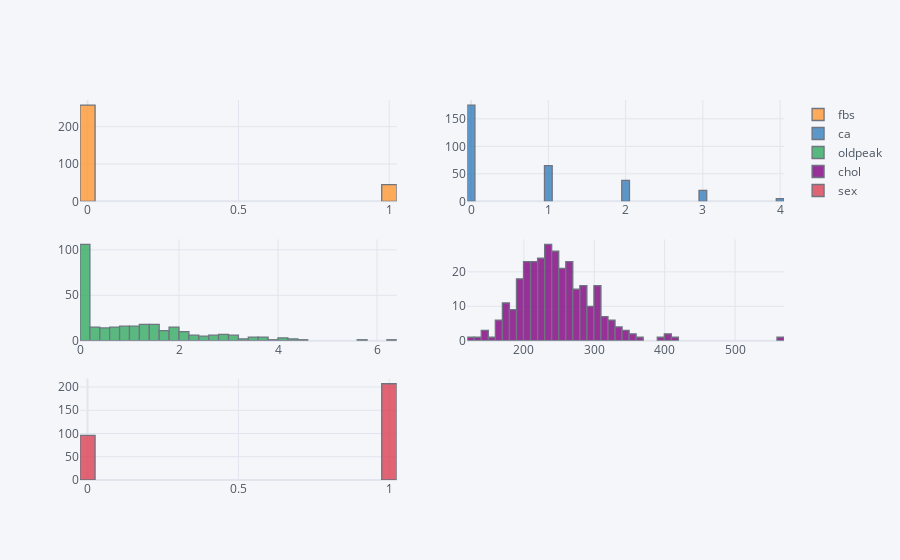

The notebook cell saved with this chart:
### Code cell
df0[skew_cols.index].iplot(kind='histogram',subplots=True,bins=50)

### Figure 1 — Plotly figure (JSON) as saved in the notebook; plotly's stock layout.template omitted (floating-point values rounded to 4 significant figures; data arrays with more than 128 entries replaced by an {"elided": "..."} marker saying what was removed)
{"data": [{"histfunc": "count", "histnorm": "", "marker": {"color": "rgba(255, 153, 51, 1.0)", "line": {"color": "#4D5663", "width": 1.3}}, "name": "fbs", "nbinsx": 50, "opacity": 0.8, "orientation": "v", "type": "histogram", "x": {"elided": "303 int values"}, "xaxis": "x", "yaxis": "y"}, {"histfunc": "count", "histnorm": "", "marker": {"color": "rgba(55, 128, 191, 1.0)", "line": {"color": "#4D5663", "width": 1.3}}, "name": "ca", "nbinsx": 50, "opacity": 0.8, "orientation": "v", "type": "histogram", "x": {"elided": "303 int values"}, "xaxis": "x2", "yaxis": "y2"}, {"histfunc": "count", "histnorm": "", "marker": {"color": "rgba(50, 171, 96, 1.0)", "line": {"color": "#4D5663", "width": 1.3}}, "name": "oldpeak", "nbinsx": 50, "opacity": 0.8, "orientation": "v", "type": "histogram", "x": {"elided": "303 float values"}, "xaxis": "x3", "yaxis": "y3"}, {"histfunc": "count", "histnorm": "", "marker": {"color": "rgba(128, 0, 128, 1.0)", "line": {"color": "#4D5663", "width": 1.3}}, "name": "chol", "nbinsx": 50, "opacity": 0.8, "orientation": "v", "type": "histogram", "x": {"elided": "303 int values"}, "xaxis": "x4", "yaxis": "y4"}, {"histfunc": "count", "histnorm": "", "marker": {"color": "rgba(219, 64, 82, 1.0)", "line": {"color": "#4D5663", "width": 1.3}}, "name": "sex", "nbinsx": 50, "opacity": 0.8, "orientation": "v", "type": "histogram", "x": {"elided": "303 int values"}, "xaxis": "x5", "yaxis": "y5"}], "layout": {"barmode": "overlay", "legend": {"bgcolor": "#F5F6F9", "font": {"color": "#4D5663"}}, "paper_bgcolor": "#F5F6F9", "plot_bgcolor": "#F5F6F9", "title": {"font": {"color": "#4D5663"}}, "xaxis": {"anchor": "y", "domain": [0, 0.45], "gridcolor": "#E1E5ED", "showgrid": true, "tickfont": {"color": "#4D5663"}, "title": {"font": {"color": "#4D5663"}, "text": ""}, "zerolinecolor": "#E1E5ED"}, "xaxis2": {"anchor": "y2", "domain": [0.55, 1], "gridcolor": "#E1E5ED", "showgrid": true, "tickfont": {"color": "#4D5663"}, "title": {"font": {"color": "#4D5663"}, "text": ""}, "zerolinecolor": "#E1E5ED"}, "xaxis3": {"anchor": "y3", "domain": [0, 0.45], "gridcolor": "#E1E5ED", "showgrid": true, "tickfont": {"color": "#4D5663"}, "title": {"font": {"color": "#4D5663"}, "text": ""}, "zerolinecolor": "#E1E5ED"}, "xaxis4": {"anchor": "y4", "domain": [0.55, 1], "gridcolor": "#E1E5ED", "showgrid": true, "tickfont": {"color": "#4D5663"}, "title": {"font": {"color": "#4D5663"}, "text": ""}, "zerolinecolor": "#E1E5ED"}, "xaxis5": {"anchor": "y5", "domain": [0, 0.45], "gridcolor": "#E1E5ED", "showgrid": true, "tickfont": {"color": "#4D5663"}, "title": {"font": {"color": "#4D5663"}, "text": ""}, "zerolinecolor": "#E1E5ED"}, "yaxis": {"anchor": "x", "domain": [0.7333, 1], "gridcolor": "#E1E5ED", "showgrid": true, "tickfont": {"color": "#4D5663"}, "title": {"font": {"color": "#4D5663"}, "text": ""}, "zerolinecolor": "#E1E5ED"}, "yaxis2": {"anchor": "x2", "domain": [0.7333, 1], "gridcolor": "#E1E5ED", "showgrid": true, "tickfont": {"color": "#4D5663"}, "title": {"font": {"color": "#4D5663"}, "text": ""}, "zerolinecolor": "#E1E5ED"}, "yaxis3": {"anchor": "x3", "domain": [0.3667, 0.6333], "gridcolor": "#E1E5ED", "showgrid": true, "tickfont": {"color": "#4D5663"}, "title": {"font": {"color": "#4D5663"}, "text": ""}, "zerolinecolor": "#E1E5ED"}, "yaxis4": {"anchor": "x4", "domain": [0.3667, 0.6333], "gridcolor": "#E1E5ED", "showgrid": true, "tickfont": {"color": "#4D5663"}, "title": {"font": {"color": "#4D5663"}, "text": ""}, "zerolinecolor": "#E1E5ED"}, "yaxis5": {"anchor": "x5", "domain": [0, 0.2667], "gridcolor": "#E1E5ED", "showgrid": true, "tickfont": {"color": "#4D5663"}, "title": {"font": {"color": "#4D5663"}, "text": ""}, "zerolinecolor": "#E1E5ED"}}}
